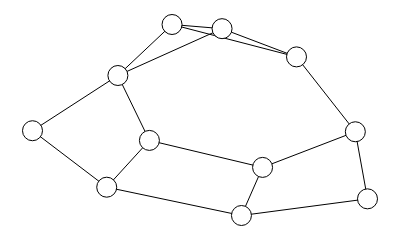

Notebook source saved alongside this figure:
### Code cell
g = sn.load_graph('teste.gml',has_pos=False)

sn.show_graph(g)

g.clear()

### Figure 1 — Plotly figure (JSON) as saved in the notebook; plotly's stock layout.template omitted (floating-point values rounded to 4 significant figures)
{"data": [{"hoverinfo": "none", "line": {"color": "rgb(0, 0, 0)", "width": 1}, "mode": "lines", "x": [0.2549, 0.5658, null, 0.2549, 0.4165, null, 0.2549, 0.349, null, 0.2549, 0, null, 0.5658, 0.4165, null, 0.5658, 0.7881, null, 0.4165, 0.7881, null, 0.349, 0.6868, null, 0.349, 0.2215, null, 0, 0.2215, null, 0.7881, 0.9637, null, 0.6868, 0.9637, null, 0.6868, 0.6237, null, 0.2215, 0.6237, null, 0.9637, 1, null, 0.6237, 1, null], "y": [0.733, 0.9782, null, 0.733, 1, null, 0.733, 0.3932, null, 0.733, 0.4439, null, 0.9782, 1, null, 0.9782, 0.8304, null, 1, 0.8304, null, 0.3932, 0.2518, null, 0.3932, 0.1482, null, 0.4439, 0.1482, null, 0.8304, 0.4384, null, 0.2518, 0.4384, null, 0.2518, 0, null, 0.1482, 0, null, 0.4384, 0.08722, null, 0, 0.08722, null]}, {"hoverinfo": "none", "marker": {"color": "rgb(255, 255, 255)", "line": {"color": "rgb(0, 0, 0)", "width": 1}, "size": 20}, "mode": "markers+text", "text": [], "textfont": {"color": "rgb(0, 0, 0)"}, "textposition": "middle center", "x": [0.2549, 0.5658, 0.4165, 0.349, 0, 0.7881, 0.6868, 0.2215, 0.9637, 0.6237, 1], "y": [0.733, 0.9782, 1, 0.3932, 0.4439, 0.8304, 0.2518, 0.1482, 0.4384, 0, 0.08722]}], "layout": {"height": 225, "margin": {"b": 0, "l": 0, "r": 0, "t": 0}, "showlegend": false, "width": 400, "xaxis": {"showgrid": false, "showticklabels": false, "zeroline": false}, "yaxis": {"showgrid": false, "showticklabels": false, "zeroline": false}}}
